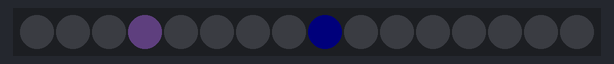
The sketch below on a simulated Arduino Uno, built with avr-gcc and run on an emulated ATmega328P. Parts: 16 RGB LEDs in strip order, left to right. Dim RGB values are drawn brighter than linear; the strip is taken to match the declared colour order; random numbers use the default seed unless the sketch sets one.

Above: at 0.88 s.
At 8.98 s:
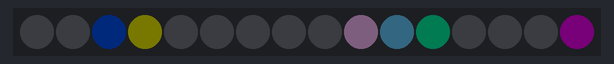
At 12.55 s:
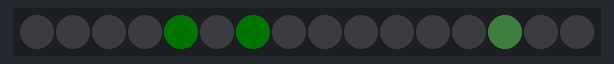
At 16.63 s:
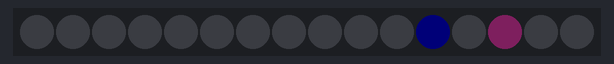
At 24.75 s:
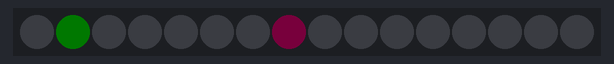
At 33.57 s:
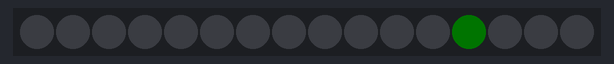

The sketch:

neopixel-fun.ino
```cpp
#include <Adafruit_NeoPixel.h>

// Pins
const int data_pin = 6;
const int num_pixels = 16;

// Time to wait between "frames" of animation
const int wait = 10;      // milliseconds (ms)

// R, G, B levels for each LED
byte r[num_pixels];
byte g[num_pixels];
byte b[num_pixels];

Adafruit_NeoPixel pixels = Adafruit_NeoPixel(16, data_pin, NEO_RGBW + NEO_KHZ800);

void setup() {

  // Set random seed
  randomSeed(analogRead(A0));

  // Initialize NeoPixels
  pixels.begin();
  for ( int i = 0; i < num_pixels; i++ ) {
    r[i] = 0;
    g[i] = 0;
    b[i] = 0;
    pixels.setPixelColor(i, pixels.Color(r[i], g[i], b[i]));
  }
  pixels.setBrightness(5);
  pixels.show();
}

void loop() {

  int led = -1;

  // Randomly turn on an LED...randomly
  if ( random(100) < 2 ) {
    led = random(num_pixels);
    r[led] = random(256);
    g[led] = random(256);
    b[led] = random(256);
  }

  // Slowly fade out LEDs
  for ( int i = 0; i < num_pixels; i++ ) {
    if ( r[i] > 0 ) {
      r[i]--;
    }
    if ( g[i] > 0 ) {
      g[i]--;
    }
    if ( b[i] > 0 ) {
      b[i]--;
    }
  }

  // Write values to LEDs
  for ( int i = 0; i < num_pixels; i++ ) {
    pixels.setPixelColor(i, pixels.Color(r[i], g[i], b[i]));
  }
  pixels.show();

  delay(wait);
}
```
